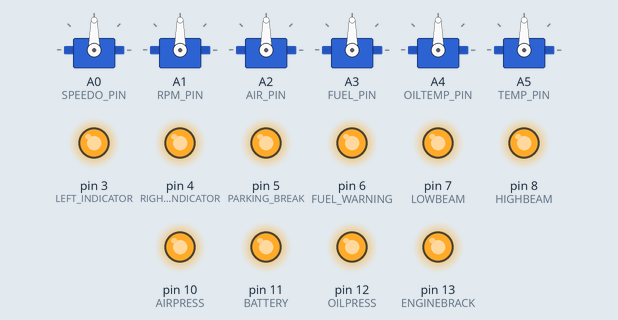
Simulated run of this sketch. Board: Arduino Uno, built with avr-gcc and run on an emulated ATmega328P. Shown: 6 × servo, output pins drawn as LEDs (lit = HIGH).

Above: at 0.6 s.
At 1.1 s:
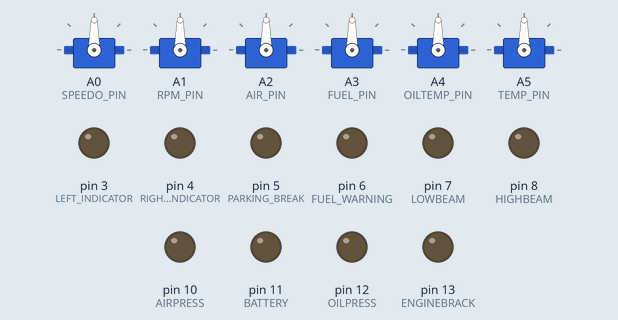
At 2.6 s:
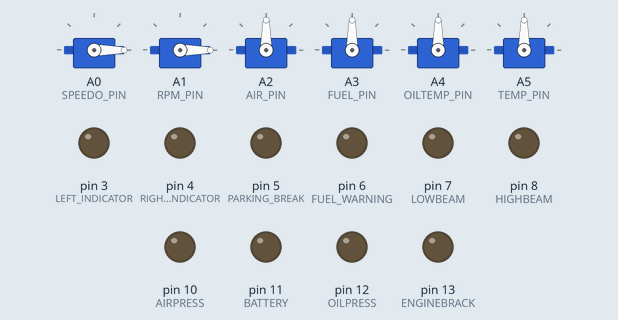
At 3.1 s:
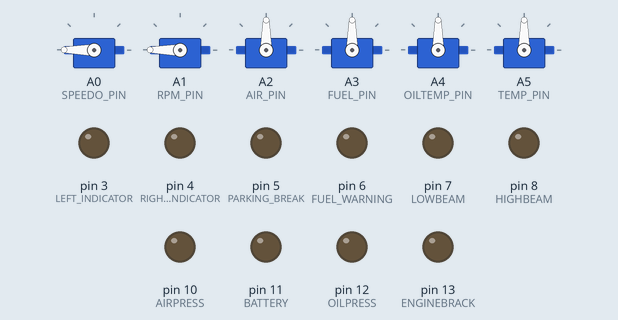
At 5.1 s:
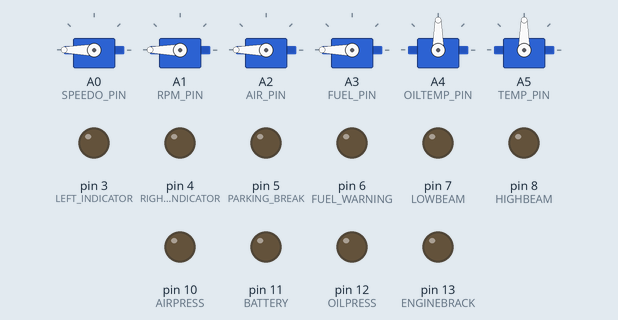
At 7.1 s:
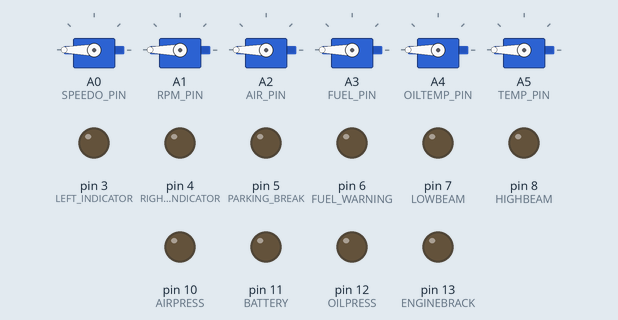
Timing chart, 0 to 8.6 s (numbered marks = the images above):
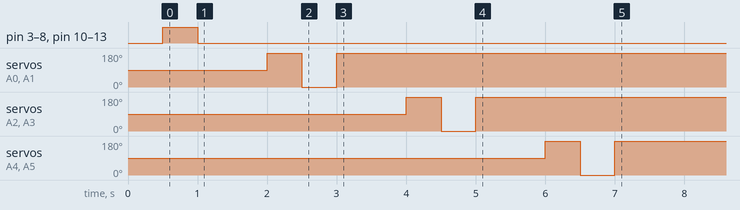

Measured:
- by itself, servo on A4 (OILTEMP_PIN), servo on A5 (TEMP_PIN): 90° → 180° at 6.0 s, → 0° 0.50 s later, → 180° 0.50 s later

The sketch:

DashBoard_V1.ino
```cpp
// (licence header left out)
#include <Servo.h>
/*Declare Servos*/
const int SPEEDO_PIN      = A0;
const int RPM_PIN         = A1;
const int AIR_PIN         = A2;
const int FUEL_PIN        = A3;
const int OILTEMP_PIN     = A4;
const int TEMP_PIN        = A5;
/*Declare LEDs*/
const int LEFT_INDICATOR  = 3;
const int RIGHT_INDICATOR = 4;
const int PARKING_BREAK   = 5;
const int FUEL_WARNING    = 6;
const int LOWBEAM         = 7;
const int HIGHBEAM        = 8;
const int AIRPRESS        = 10;
const int BATTERY         = 11;
const int OILPRESS       = 12;
const int ENGINEBRACK     = 13;

// Servo variables
Servo speedo;
Servo rpm;
Servo air;
Servo fuel;
Servo oil;
Servo temp;

#define PACKET_SYNC 0xFF
#define PACKET_VER  2

#define SERVO_DIR_NORMAL false
#define SERVO_DIR_INVERT true

int serial_byte;

void setup()
{
  Serial.begin(115200);

  // Initialise LEDs
  pinMode(LEFT_INDICATOR, OUTPUT);
  pinMode(RIGHT_INDICATOR, OUTPUT);
  pinMode(PARKING_BREAK, OUTPUT);
  pinMode(FUEL_WARNING, OUTPUT);
  pinMode(LOWBEAM, OUTPUT);
  pinMode(HIGHBEAM, OUTPUT);
  pinMode(AIRPRESS, OUTPUT);
  pinMode(BATTERY, OUTPUT);
  pinMode(OILPRESS, OUTPUT);
  pinMode(ENGINEBRACK, OUTPUT);

  // Initialise servos
  speedo.attach(SPEEDO_PIN);
  rpm.attach(RPM_PIN);
  air.attach(AIR_PIN);
  fuel.attach(FUEL_PIN);
  oil.attach(OILTEMP_PIN);
  temp.attach(TEMP_PIN);

  // Check LEDs
  digitalWrite(LEFT_INDICATOR, 0);
  digitalWrite(RIGHT_INDICATOR, 0);
  digitalWrite(PARKING_BREAK, 0);
  digitalWrite(FUEL_WARNING, 0);
  digitalWrite(LOWBEAM, 0);
  digitalWrite(HIGHBEAM, 0);
  digitalWrite(AIRPRESS, 0);
  digitalWrite(BATTERY, 0);
  digitalWrite(OILPRESS, 0);
  digitalWrite(ENGINEBRACK, 0);

  delay(500);

  digitalWrite(LEFT_INDICATOR, 1);
  digitalWrite(RIGHT_INDICATOR, 1);
  digitalWrite(PARKING_BREAK, 1);
  digitalWrite(FUEL_WARNING, 1);
  digitalWrite(LOWBEAM, 1);
  digitalWrite(HIGHBEAM, 1);
  digitalWrite(AIRPRESS, 1);
  digitalWrite(BATTERY, 1);
  digitalWrite(OILPRESS, 1);
  digitalWrite(ENGINEBRACK, 1);

  delay(500);

  digitalWrite(LEFT_INDICATOR, 0);
  digitalWrite(RIGHT_INDICATOR, 0);
  digitalWrite(PARKING_BREAK, 0);
  digitalWrite(FUEL_WARNING, 0);
  digitalWrite(LOWBEAM, 0);
  digitalWrite(HIGHBEAM, 0);
  digitalWrite(AIRPRESS, 0);
  digitalWrite(BATTERY, 0);
  digitalWrite(OILPRESS, 0);
  digitalWrite(ENGINEBRACK, 0);

  delay (1000);

 // Check Servos
  speedo.write(180);
  rpm.write(180);
  delay(500);
  speedo.write(0);
  rpm.write(0);
  delay(500);
  speedo.write(180);
  rpm.write(180);

  delay(1000);

  air.write(180);
  fuel.write(180);
  delay(500);
  air.write(0);
  fuel.write(0);
  delay(500);
  air.write(180);
  fuel.write(180);

  delay(1000);

  oil.write(180);
  temp.write(180);
  delay(500);
  oil.write(0);
  temp.write(0);
  delay(500);
  oil.write(180);
  temp.write(180);

}


void read_serial_byte_set_servo(Servo& servo, bool invert)
{
  serial_byte = Serial.read();
  serial_byte = (serial_byte < 0) ? 0 : ((serial_byte > 180) ? 180 : serial_byte);
  if (invert)
    servo.write(180 - serial_byte);
  else
    servo.write(serial_byte);
}

void skip_serial_byte()
{
  (void)Serial.read();
}

void digitalWriteFromBit(int port, int value, int shift)
{
  digitalWrite(port, (value >> shift) & 0x01);
}

void loop()
{
  if (Serial.available() < 16)
    return;

  serial_byte = Serial.read();
  if (serial_byte != PACKET_SYNC)
    return;
   serial_byte = Serial.read();
  if (serial_byte != PACKET_VER)
  {
    return;
  }

  read_serial_byte_set_servo(speedo, SERVO_DIR_INVERT); // Speed
  read_serial_byte_set_servo(rpm, SERVO_DIR_INVERT); // RPM
  read_serial_byte_set_servo(air, SERVO_DIR_INVERT); // Brake air pressure
  skip_serial_byte(); // Brake temperature
  read_serial_byte_set_servo(fuel, SERVO_DIR_INVERT); // Fuel ratio
  read_serial_byte_set_servo(oil, SERVO_DIR_INVERT); // Oil pressure
  skip_serial_byte(); // Oil temperature
  read_serial_byte_set_servo(temp, SERVO_DIR_INVERT); // Water temperature
  skip_serial_byte(); // Battery voltage

              //Dashboard lights

  // Truck lights byte
  serial_byte = Serial.read();
  digitalWriteFromBit(LEFT_INDICATOR,  serial_byte, 5);
  digitalWriteFromBit(RIGHT_INDICATOR, serial_byte, 4);
  digitalWriteFromBit(LOWBEAM, serial_byte, 3);
  digitalWriteFromBit(HIGHBEAM, serial_byte, 2);

  // Warning lights bytes

  serial_byte = Serial.read();
  digitalWriteFromBit(PARKING_BREAK, serial_byte, 7);
  digitalWriteFromBit(ENGINEBRACK, serial_byte, 6);
  digitalWriteFromBit(AIRPRESS, serial_byte, 5);
  digitalWriteFromBit(FUEL_WARNING, serial_byte, 3);
  digitalWriteFromBit(BATTERY, serial_byte, 2);
  digitalWriteFromBit(OILPRESS, serial_byte, 1);

  }
```
